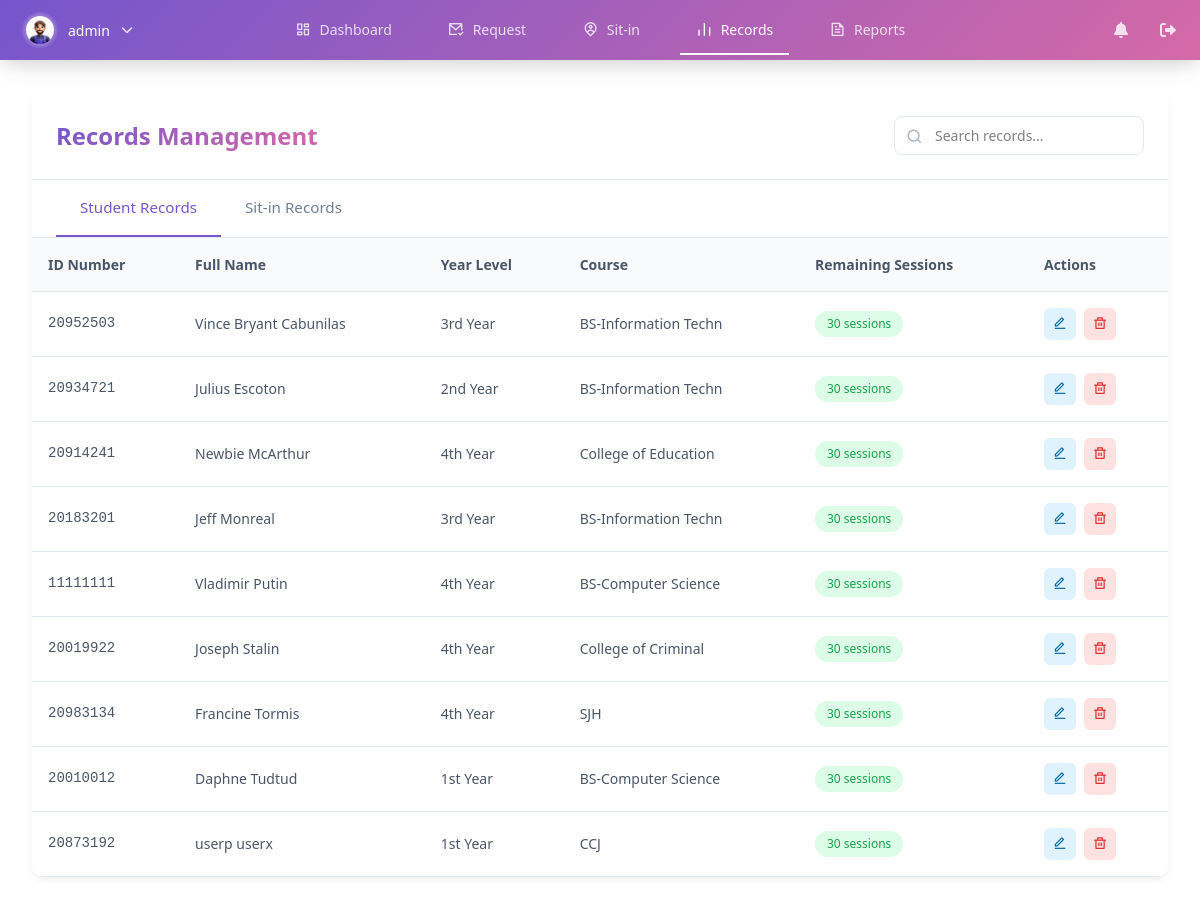
Page /view/records.php (signed in) on the earlier database version.
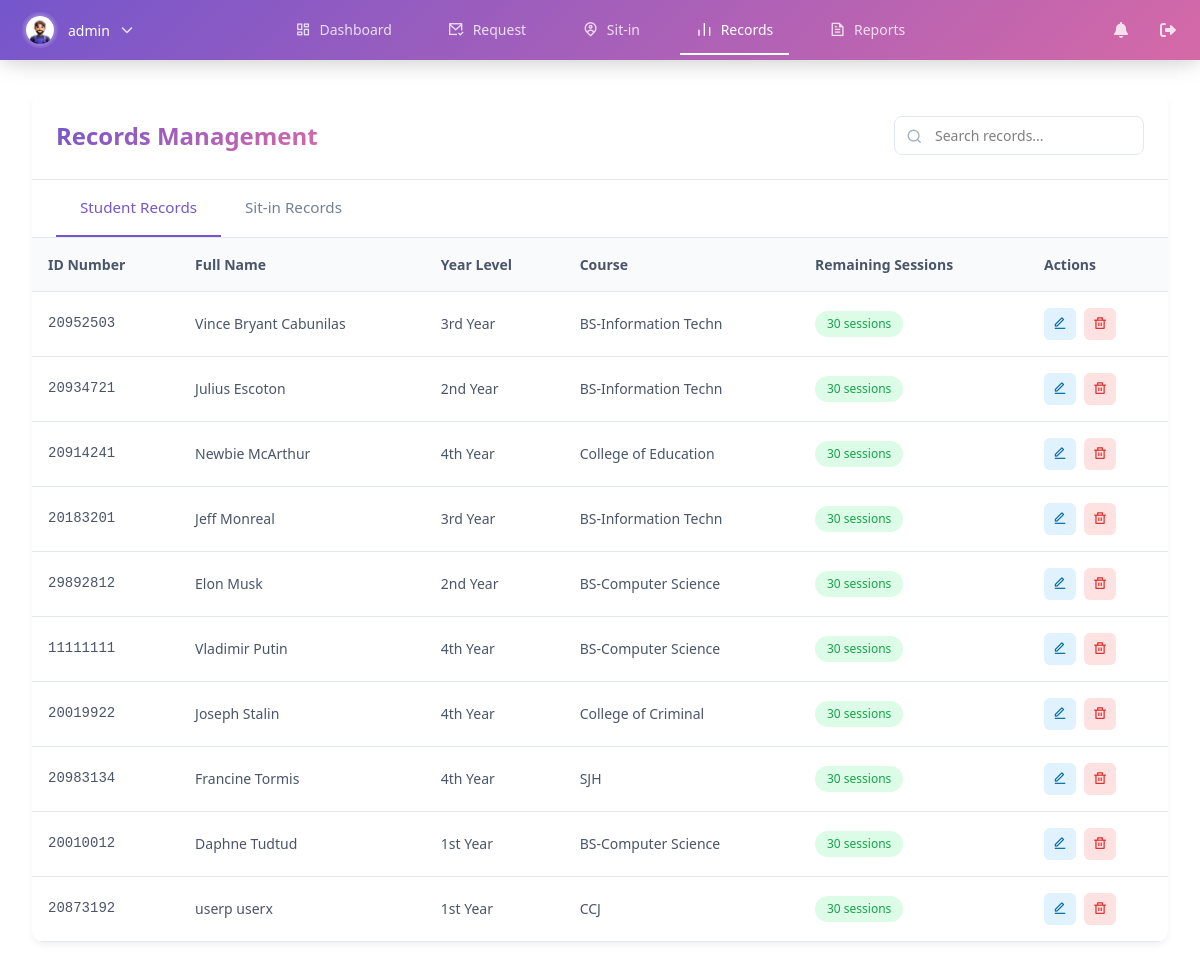
Same page on the later database version.
### tables this page shows
CREATE TABLE `users` (
  `id` int(20) NOT NULL,
  `idno` varchar(20) NOT NULL,
  `lastname` varchar(50) NOT NULL,
  `firstname` varchar(50) NOT NULL,
  `middlename` varchar(50) DEFAULT NULL,
  `course` varchar(20) NOT NULL,
  `year` int(1) NOT NULL,
  `username` varchar(50) NOT NULL,
  `password` varchar(255) NOT NULL,
  `email` varchar(100) DEFAULT NULL,
  `address` text DEFAULT NULL,
  `remaining_sessions` int(11) NOT NULL DEFAULT 30,
  `role` varchar(20) NOT NULL,
  `profile_image` varchar(255) DEFAULT NULL,
  `created_at` timestamp NOT NULL DEFAULT current_timestamp()
);

### view/records.php (the view, shortened to what the changed rows need)
<?php
require_once '../config/db_connect.php';
$students = [];
$query = "SELECT * FROM users
          ORDER BY lastname ASC";
$result = $conn->query($query);
if ($result) {
    while ($row = $result->fetch_assoc()) {
        $students[] = $row;
    }
}
function getCourseNameById($courseId) {
    if (is_string($courseId) && strlen($courseId) > 2) {
        return $courseId;
    }
}
function getYearLevelDisplay($yearLevel) {
    switch ($yearLevel) {
        case 1:
            return '1st Year';
        case 2:
            return '2nd Year';
        case 3:
            return '3rd Year';
        case 4:
            return '4th Year';
    }
}
?>
<!DOCTYPE html>
<html lang="en">
<head>
    <link rel="stylesheet" href="../assets/css/styles.css">
    <link rel="stylesheet" href="https://cdnjs.cloudflare.com/ajax/libs/font-awesome/6.0.0/css/all.min.css">
    <link rel="stylesheet" href="https://cdnjs.cloudflare.com/ajax/libs/remixicon/4.6.0/remixicon.css">
    <script src="https://unpkg.com/@tailwindcss/browser@4"></script>
</head>
<body>
    <div class="content-wrapper">
        <div class="table-wrapper">
            <div class="table-header">
                <h2>Records Management</h2>
            </div>
            <div id="student-records" class="records-container active">
                <div class="table-container">
                    <table class="modern-table">
                        <thead>
                            <tr>
                                <th>ID Number</th>
                                <th>Full Name</th>
                                <th>Year Level</th>
                                <th>Course</th>
                                <th>Remaining Sessions</th>
                                <th>Actions</th>
                            </tr>
                        </thead>
                        <tbody>
                            <?php if (empty($students)): ?>
                                <tr>
                                    <td colspan="6" class="empty-state">
                                        <div class="empty-state-content">
                                            <i class="ri-user-search-line"></i>
                                            <p>No students found</p>
                                        </div>
                                    </td>
                                </tr>
                            <?php else: ?>
                                <?php foreach ($students as $student): ?>
                                    <?php if (isset($student['idno']) && !empty($student['idno'])): ?>
                                    <tr>
                                        <td class="font-mono"><?php echo htmlspecialchars($student['idno'] ?? 'N/A'); ?></td>
                                        <td><?php echo htmlspecialchars($student['firstname'] . ' ' . $student['lastname']); ?></td>
                                        <td>
                                            <?php
                                                $yearLevel = $student['year_level'] ?? $student['year'] ?? 0;
                                                echo htmlspecialchars(getYearLevelDisplay($yearLevel));
                                            ?>
                                        </td>
                                        <td>
                                            <?php
                                                $courseInfo = $student['course_id'] ?? $student['course'] ??
                                                           $student['department'] ?? $student['course_name'] ?? null;
                                                echo htmlspecialchars(getCourseNameById($courseInfo));
                                            ?>
                                        </td>
                                        <td><span class="sessions-badge">30 sessions</span></td>
                                        <td>
                                            <div class="action-buttons">
                                                <button class="action-button edit" onclick="openEditModal(<?php echo json_encode($student); ?>)">
                                                    <i class="ri-edit-line"></i>
                                                </button>
                                                <button class="action-button delete" onclick="confirmDelete('<?php echo $student['id']; ?>', '<?php echo htmlspecialchars($student['firstname'] . ' ' . $student['lastname']); ?>')">
                                                    <i class="ri-delete-bin-line"></i>
                                                </button>
                                            </div>
                                        </td>
                                    </tr>
                                    <?php endif; ?>
                                <?php endforeach; ?>
                            <?php endif; ?>
                        </tbody>
                    </table>
                </div>
            </div>
        </div>
    </div>
</body>
</html>

Differences in the rows shown:
added users: idno "29892812", firstname+lastname "Elon Musk", year "2nd Year", course "BS-Computer Science"
